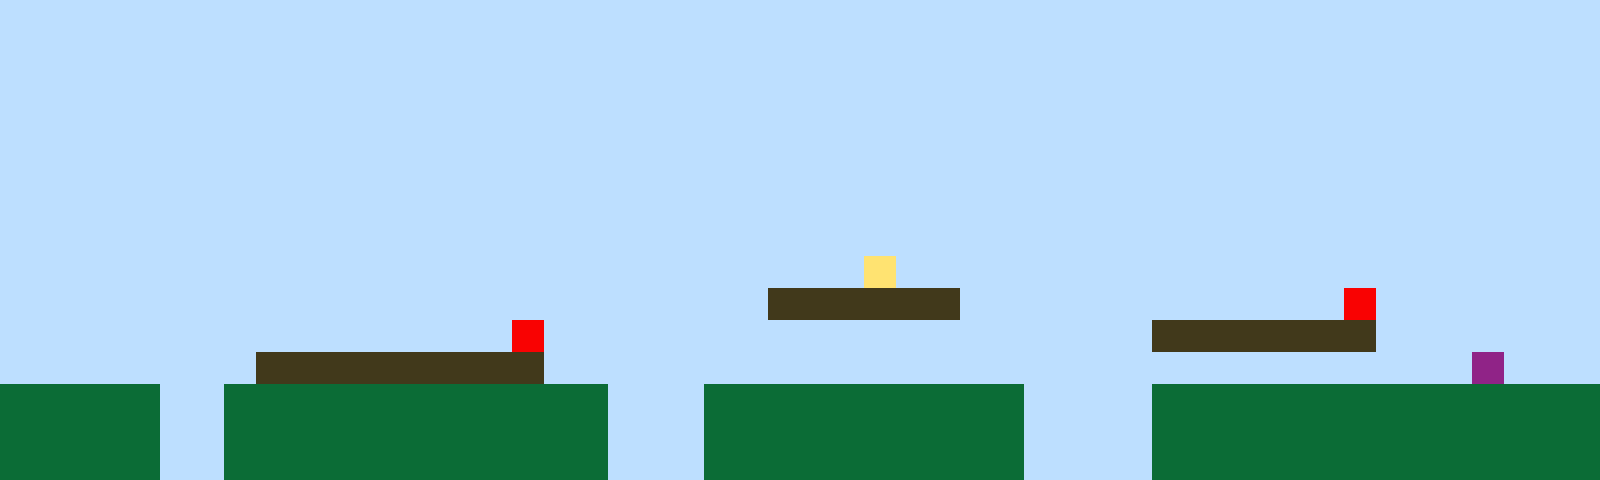

The image is a tile-based game level rendered from a .tmx file. Its description and complete source (layers, tilesets, objects, tile grids) follow:
An orthogonal 50x15 tile map with 32x32 px tiles, 1 tile layer (Tile Layer 1).

<map version="1.10" tiledversion="1.11.2" orientation="orthogonal" renderorder="right-up" width="50" height="15" tilewidth="32" tileheight="32" infinite="0" nextlayerid="2" nextobjectid="1"><editorsettings><export target="map1.csv" format="csv" /></editorsettings><tileset firstgid="1" name="sprites" tilewidth="32" tileheight="32" tilecount="6" columns="3"><image source="sprites.png" width="96" height="64" /></tileset><layer id="1" name="Tile Layer 1" width="50" height="15"><data encoding="csv">1,1,1,1,1,1,1,1,1,1,1,1,1,1,1,1,1,1,1,1,1,1,1,1,1,1,1,1,1,1,1,1,1,1,1,1,1,1,1,1,1,1,1,1,1,1,1,1,1,1,1,1,1,1,1,1,1,1,1,1,1,1,1,1,1,1,1,1,1,1,1,1,1,1,1,1,1,1,1,1,1,1,1,1,1,1,1,1,1,1,1,1,1,1,1,1,1,1,1,1,1,1,1,1,1,1,1,1,1,1,1,1,1,1,1,1,1,1,1,1,1,1,1,1,1,1,1,1,1,1,1,1,1,1,1,1,1,1,1,1,1,1,1,1,1,1,1,1,1,1,1,1,1,1,1,1,1,1,1,1,1,1,1,1,1,1,1,1,1,1,1,1,1,1,1,1,1,1,1,1,1,1,1,1,1,1,1,1,1,1,1,1,1,1,1,1,1,1,1,1,1,1,1,1,1,1,1,1,1,1,1,1,1,1,1,1,1,1,1,1,1,1,1,1,1,1,1,1,1,1,1,1,1,1,1,1,1,1,1,1,1,1,1,1,1,1,1,1,1,1,1,1,1,1,1,1,1,1,1,1,1,1,1,1,1,1,1,1,1,1,1,1,1,1,1,1,1,1,1,1,1,1,1,1,1,1,1,1,1,1,1,1,1,1,1,1,1,1,1,1,1,1,1,1,1,1,1,1,1,1,1,1,1,1,1,1,1,1,1,1,1,1,1,1,1,1,1,1,1,1,1,1,1,1,1,1,1,1,1,1,1,1,1,1,1,1,1,1,1,1,1,1,1,1,1,1,1,1,1,1,1,1,1,1,1,1,1,1,1,1,1,1,1,1,1,1,1,1,1,1,1,1,1,1,1,1,1,1,1,1,1,1,1,1,1,1,1,1,1,1,1,1,1,1,1,1,1,1,1,1,1,1,1,1,1,1,1,1,1,1,1,1,1,1,1,1,1,4,1,1,1,1,1,1,1,1,1,1,1,1,1,1,1,1,1,1,1,1,1,1,1,1,1,1,1,1,1,1,1,1,1,1,1,1,1,1,1,1,1,1,1,1,1,1,3,3,3,3,3,3,1,1,1,1,1,1,1,1,1,1,1,1,5,1,1,1,1,1,1,1,1,1,1,1,1,1,1,1,1,1,1,1,1,1,1,1,5,1,1,1,1,1,1,1,1,1,1,1,1,1,1,1,1,1,1,1,3,3,3,3,3,3,3,1,1,1,1,1,1,1,1,1,1,1,1,1,1,1,3,3,3,3,3,3,3,3,3,1,1,1,1,1,1,1,1,1,1,1,1,1,1,1,1,1,1,1,1,1,1,1,1,1,1,1,1,1,6,1,1,1,2,2,2,2,2,1,1,2,2,2,2,2,2,2,2,2,2,2,2,1,1,1,2,2,2,2,2,2,2,2,2,2,1,1,1,1,2,2,2,2,2,2,2,2,2,2,2,2,2,2,2,2,2,2,2,1,1,2,2,2,2,2,2,2,2,2,2,2,2,1,1,1,2,2,2,2,2,2,2,2,2,2,1,1,1,1,2,2,2,2,2,2,2,2,2,2,2,2,2,2,2,2,2,2,2,1,1,2,2,2,2,2,2,2,2,2,2,2,2,1,1,1,2,2,2,2,2,2,2,2,2,2,1,1,1,1,2,2,2,2,2,2,2,2,2,2,2,2,2,2</data></layer></map>
